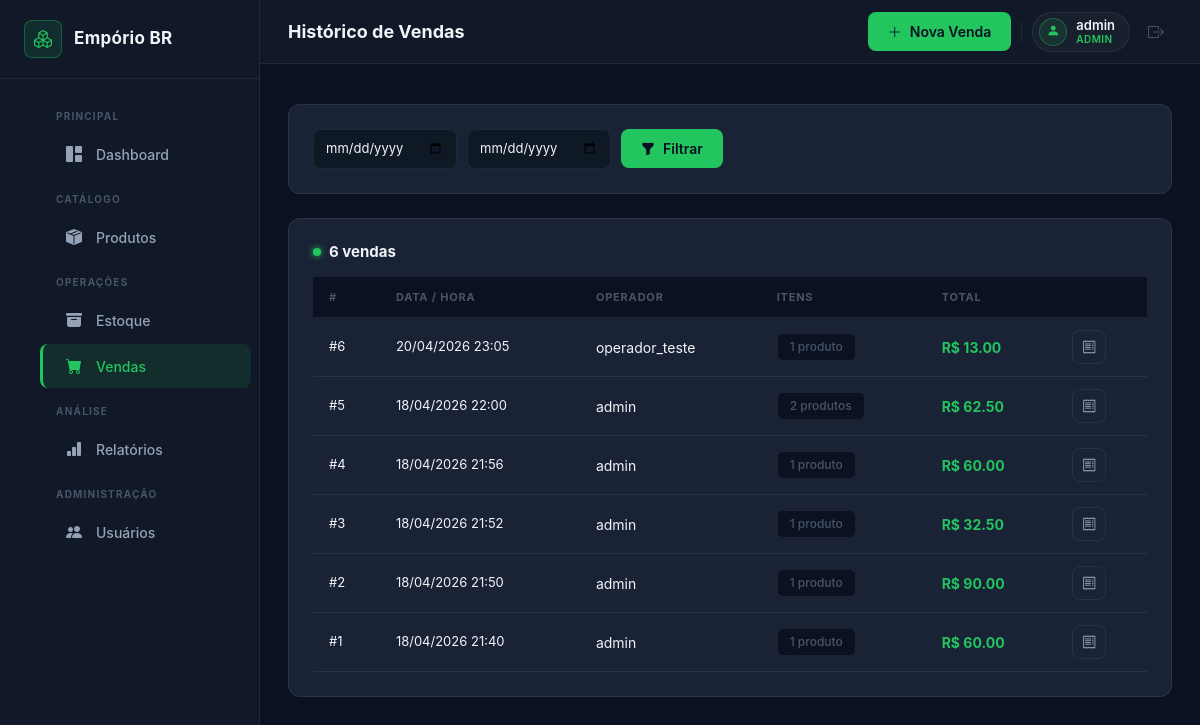
The page /vendas (signed in) on the database its author committed.
### app/models/models.py (models this page shows, shortened)
class Usuario(UserMixin, db.Model):
    __tablename__ = 'usuarios'
    id = db.Column(db.Integer, primary_key=True)
    nome = db.Column(db.String(100), nullable=False)
    senha_hash = db.Column(db.String(255), nullable=False)
    perfil = db.Column(db.String(20), nullable=False, default='operador')  # 'admin' ou 'operador'
    ativo = db.Column(db.Boolean, default=True)
    movimentacoes = db.relationship('Movimentacao', backref='usuario', lazy='dynamic')
    vendas = db.relationship('Venda', backref='usuario', lazy='dynamic')
    @property
    def is_admin(self):
        return self.perfil == 'admin'

class Venda(db.Model):
    __tablename__ = 'vendas'
    id = db.Column(db.Integer, primary_key=True)
    data = db.Column(db.DateTime, default=lambda: datetime.now(timezone.utc))
    usuario_id = db.Column(db.Integer, db.ForeignKey('usuarios.id'), nullable=False)
    total = db.Column(db.Float, nullable=False, default=0.0)
    itens = db.relationship('ItemVenda', backref='venda', lazy='dynamic', cascade='all, delete-orphan')

### app/routes/vendas.py (the view)
@vendas_bp.route('/vendas')
@login_required
def historico():
    pagina = request.args.get('pagina', 1, type=int)
    data_ini = request.args.get('data_ini', '')
    data_fim = request.args.get('data_fim', '')
    from datetime import datetime
    query = Venda.query.order_by(Venda.data.desc())
    if data_ini:
        try:
            query = query.filter(Venda.data >= datetime.fromisoformat(data_ini))
        except ValueError:
            pass
    if data_fim:
        try:
            query = query.filter(Venda.data <= datetime.fromisoformat(data_fim + 'T23:59:59'))
        except ValueError:
            pass
    paginacao = query.paginate(page=pagina, per_page=POR_PAGINA, error_out=False)
    return render_template(
        'vendas/historico.html',
        paginacao=paginacao,
        data_ini=data_ini,
        data_fim=data_fim,
    )

### app/models/models.py (called while the page is built)
@login_manager.user_loader
def load_user(user_id):
    return Usuario.query.get(int(user_id))

### app/templates/vendas/historico.html (shortened to what this page needs)
{% extends 'base.html' %}
{% block page_title %}Histórico de Vendas{% endblock %}
{% block topbar_actions %}
  <a href="{{ url_for('vendas.nova_venda') }}" class="btn-accent">
    <i class="bi bi-plus-lg"></i> Nova Venda
  </a>
{% endblock %}
{% block content %}
<div class="card-dark mb-4">
  <form method="GET" action="{{ url_for('vendas.historico') }}" class="filter-row flex-wrap">
    <input type="date" name="data_ini" value="{{ data_ini }}"
           class="filter-select" title="Data inicial">
    <input type="date" name="data_fim" value="{{ data_fim }}"
           class="filter-select" title="Data final">
    <button type="submit" class="btn-accent">
      <i class="bi bi-funnel-fill"></i> Filtrar
    </button>
  </form>
</div>
<div class="card-dark">
  <div class="section-header mb-3">
    <div class="section-title-group">
      <span class="section-dot dot-green"></span>
      <h5 class="section-title">{{ paginacao.total }} venda{{ 's' if paginacao.total != 1 }}</h5>
    </div>
  </div>
  {% if paginacao.items %}
    <div class="table-scroll">
      <table class="table-dark-custom">
        <thead>
          <tr>
            <th>#</th>
            <th>Data / Hora</th>
            <th>Operador</th>
            <th>Itens</th>
            <th>Total</th>
            <th></th>
          </tr>
        </thead>
        <tbody>
          {% for v in paginacao.items %}
          <tr>
            <td class="text-muted-col">#{{ v.id }}</td>
            <td class="nowrap text-muted-col">
              {{ v.data.strftime('%d/%m/%Y %H:%M') if v.data else '—' }}
            </td>
            <td>{{ v.usuario.nome }}</td>
            <td>
              <span class="badge-gray">
                {{ v.itens.count() }} produto{{ 's' if v.itens.count() != 1 }}
              </span>
            </td>
            <td><strong class="value-ok">R$ {{ '%.2f'|format(v.total) }}</strong></td>
            <td>
              <a href="{{ url_for('vendas.recibo', id=v.id) }}"
                 class="btn-icon" title="Ver recibo">
                <i class="bi bi-receipt"></i>
              </a>
            </td>
          </tr>
          {% endfor %}
        </tbody>
      </table>
    </div>
  {% endif %}
</div>
{% endblock %}

### app/templates/base.html (shortened to what this page needs)
<!DOCTYPE html>
<html lang="pt-BR">
<head>
  <link href="https://cdn.jsdelivr.net/npm/bootstrap@5.3.3/dist/css/bootstrap.min.css" rel="stylesheet">
  <link href="https://cdn.jsdelivr.net/npm/bootstrap-icons@1.11.3/font/bootstrap-icons.min.css" rel="stylesheet">
  <link href="{{ url_for('static', filename='css/styles.css') }}" rel="stylesheet">
</head>
<body>
<div class="layout-wrapper">
  <aside class="sidebar" id="sidebar">
    <div class="sidebar-brand">
      <span class="brand-icon"><i class="bi bi-boxes"></i></span>
      <span class="brand-name">Empório BR</span>
    </div>
    <nav class="sidebar-nav">
      <ul>
        <li class="nav-label">Principal</li>
        <li>
          <a href="{{ url_for('main.dashboard') }}"
             class="{{ 'active' if request.endpoint == 'main.dashboard' }}">
            <i class="bi bi-grid-1x2-fill"></i>
            <span>Dashboard</span>
          </a>
        </li>
        <li class="nav-label">Catálogo</li>
        <li>
          <a href="{{ url_for('produtos.lista_produtos') }}"
             class="{{ 'active' if request.endpoint and request.endpoint.startswith('produtos.') }}">
            <i class="bi bi-box-seam-fill"></i>
            <span>Produtos</span>
          </a>
        </li>
        <li class="nav-label">Operações</li>
        <li>
          <a href="{{ url_for('estoque.visao_geral') }}"
             class="{{ 'active' if request.endpoint and request.endpoint.startswith('estoque.') }}">
            <i class="bi bi-archive-fill"></i>
            <span>Estoque</span>
          </a>
        </li>
        <li>
          <a href="{{ url_for('vendas.nova_venda') }}"
             class="{{ 'active' if request.endpoint and request.endpoint.startswith('vendas.') }}">
            <i class="bi bi-cart-fill"></i>
            <span>Vendas</span>
          </a>
        </li>
        <li class="nav-label">Análise</li>
        <li>
          <a href="{{ url_for('relatorios.relatorio_estoque') }}"
             class="{{ 'active' if request.endpoint and request.endpoint.startswith('relatorios.') }}">
            <i class="bi bi-bar-chart-fill"></i>
            <span>Relatórios</span>
          </a>
        </li>
        {% if current_user.is_admin %}
        <li class="nav-label">Administração</li>
        <li>
          <a href="{{ url_for('usuarios.lista_usuarios') }}"
             class="{{ 'active' if request.endpoint and request.endpoint.startswith('usuarios.') }}">
            <i class="bi bi-people-fill"></i>
            <span>Usuários</span>
          </a>
        </li>
        {% endif %}
      </ul>
    </nav>
  </aside>
  <div class="main-content">
    <header class="topbar">
      <h1 class="page-title">{% block page_title %}{% endblock %}</h1>
      <div class="topbar-right">
        {% block topbar_actions %}{% endblock %}
        <div class="topbar-user">
          <div class="topbar-avatar"><i class="bi bi-person-fill"></i></div>
          <div class="topbar-user-info">
            <span class="topbar-user-name">{{ current_user.nome }}</span>
            <span class="topbar-user-role" style="{{ '' if current_user.is_admin else 'color:var(--info);' }}">
              {{ 'Admin' if current_user.is_admin else 'Operador' }}
            </span>
          </div>
        </div>
        <a href="{{ url_for('auth.logout') }}" class="btn-logout" title="Sair">
          <i class="bi bi-box-arrow-right"></i>
        </a>
      </div>
    </header>
    <div class="flash-container">
    </div>
    <main class="page-body">
      {% block content %}{% endblock %}
    </main>
  </div>
</div>
</body>
</html>

### rows shown on the page
Usuario: nome "admin", perfil "ADMIN"
Venda: id "6", data "20/04/2026 23:05", usuario.nome "operador_teste", itens.count "1", total "13.00"
Venda: id "5", data "18/04/2026 22:00", usuario.nome "admin", itens.count "2", itens "s", total "62.50"
Venda: id "4", data "18/04/2026 21:56", usuario.nome "admin", itens.count "1", total "60.00"
Venda: id "3", data "18/04/2026 21:52", usuario.nome "admin", itens.count "1", total "32.50"
Venda: id "2", data "18/04/2026 21:50", usuario.nome "admin", itens.count "1", total "90.00"
Venda: id "1", data "18/04/2026 21:40", usuario.nome "admin", itens.count "1", total "60.00"

### other values the page prints
{{ paginacao.total }} "6"
{{ 's' if paginacao.total != 1 }} "s"
